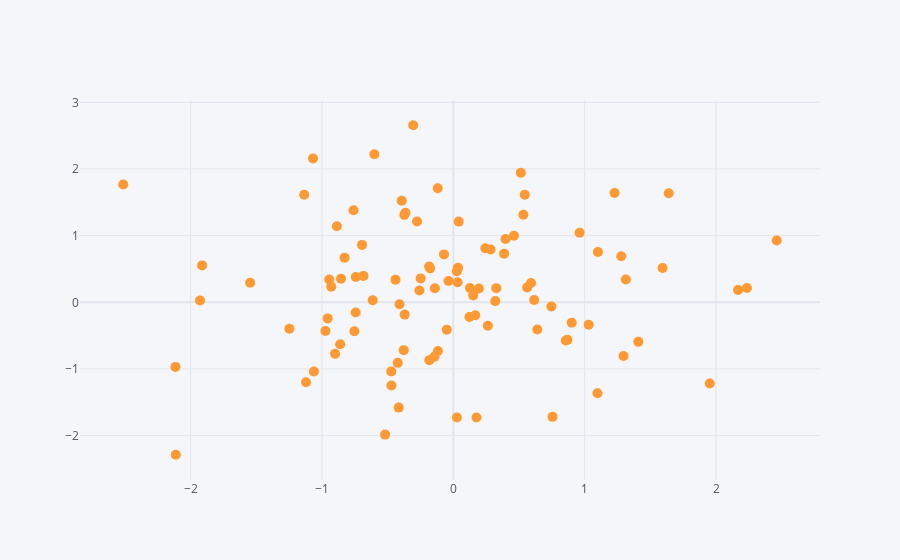

Source (notebook cell):
### Code cell
df.iplot(kind='scatter',x='A',y='B',mode='markers',size=10)
